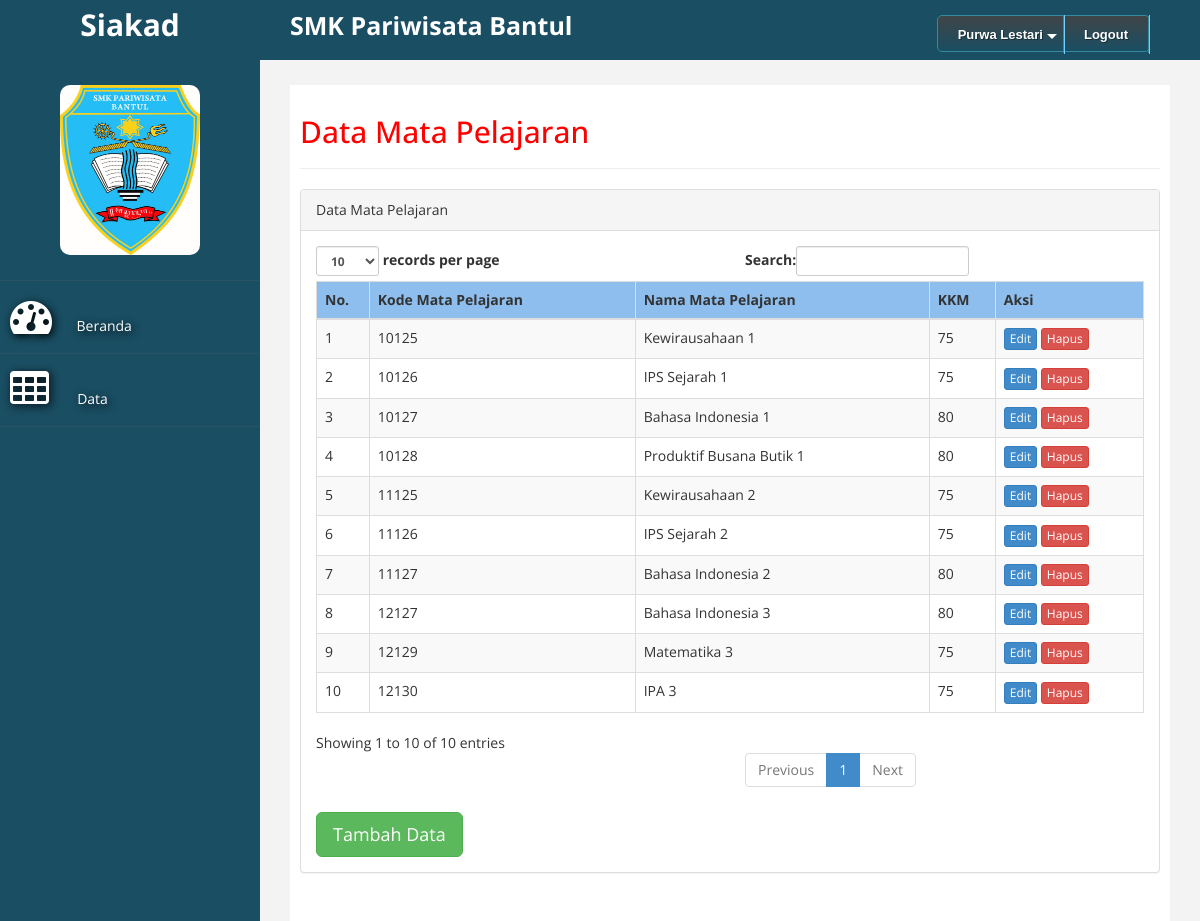
Screenshot of /index.php?act=data_mata_pelajaran (signed in) with the database file from the repository.
### tables this page shows
CREATE TABLE `guru` (
  `nip` int(5) NOT NULL,
  `nama` varchar(25) NOT NULL,
  `alamat` varchar(50) NOT NULL
);

CREATE TABLE `mata_pelajaran` (
  `kode_mp` int(9) NOT NULL,
  `nama_mp` varchar(25) NOT NULL,
  `KKM` int(2) NOT NULL
);

### data_mata_pelajaran.php (the view, shortened to what this page needs)
<?php
include "koneksi.php";
$no = 1;
$sql="select * from mata_pelajaran";
$hasil=mysqli_query($kon, $sql) ;
?>
<h2>Data Mata Pelajaran</h2>
<hr>
<div class="panel panel-default">
    <div class="panel-heading">
         Data Mata Pelajaran
    </div>
    <div class="panel-body">
        <div class="table-responsive">
            <table class="table table-striped table-bordered table-hover" id="dataTables-example">
                <thead>
                    <tr bgcolor="#8EBEED">
                        <th>No.</th>
                        <th>Kode Mata Pelajaran</th>
                        <th>Nama Mata Pelajaran</th>
                        <th>KKM</th>
                        <th width="150px">Aksi</th>
                    </tr>
                </thead>
                <tbody>
                    <?php
                    while($data = mysqli_fetch_assoc($hasil)){
                ?>
                    <tr class="odd gradeX">
                        <td><?php echo $no++; ?></td>
                        <td><?php echo $data['kode_mp']; ?></td>
                        <td><?php echo $data['nama_mp']; ?></td>
                        <td><?php echo $data['KKM']; ?></td>
                        <td>
                            <a href="?act=edit_mapel&kode_mp=<?php echo$data['kode_mp'];?>" class="btn btn-primary btn-xs">Edit</a>
                            <a href="hapus_mapel.php?kode_mp=<?php echo$data['kode_mp'];?>"
                               onClick="return confirm('Apakah anda yakin untuk menghapus data ini?');" class="btn btn-danger btn-xs">Hapus</a>
                        </td>
                    </tr>
                <?php
                    }
                ?>
                </tbody>
            </table>
			<a href="?act=tambah_mata_pelajaran" class="btn btn-success btn-lg">Tambah Data</a>
        </div>
    </div>
</div>

### menu_atas.php (shortened to what this page needs)
<div id='cssmenu'>
<ul>
  <?php
    if($_SESSION['level'] == '1'){
    include 'koneksi.php';
  $sql = mysqli_query($kon,"select nama from guru where nip = $_SESSION[username]");
  $sql2 = mysqli_fetch_assoc($sql);
?>
   <li class='has-sub '><a href='#'><span><?php echo $sql2['nama']; ?></span></a>
 <?php } ?>
   </li>
   <li><a href='logout.php'><span>Logout</span></a></li>
</ul>
</div>

### custom.css (style rules this page uses)
body { font-family: 'Open Sans', sans-serif; }
h2 { color: #f00; }

### menu_atas.php (style rules this page uses)
#cssmenu { height:37px; display:block; padding:0; margin:0; border:1px solid; border-radius:5px; }
#cssmenu > ul { list-style:inside none; padding:0; margin:0; }
#cssmenu > ul > li { list-style:inside none; padding:0; margin:0; float:left; display:block; position:relative; }
#cssmenu > ul > li > a { outline:none; display:block; position:relative; padding:12px 20px; font:bold 13px/100% Arial, Helvetica, sans-serif; text-align:center; text-decoration:none; text-shadow:1px 1px 0 rgba(0,0,0, 0.4); }
#cssmenu > ul > li:first-child > a { border-radius:5px 0 0 5px; }
#cssmenu > ul > li > a:after { content:''; position:absolute; border-right:1px solid; top:-1px; bottom:-1px; right:-2px; z-index:99; }
#cssmenu > ul > li.has-sub > a:before { content:''; position:absolute; top:18px; right:6px; border:5px solid transparent; border-top:5px solid #fff; }
#cssmenu, #cssmenu > ul > li > ul > li a:hover { background:#3f4547; background:-moz-linear-gradient(top, #3f4547 0%, #1a4e63 100%); background:-webkit-gradient(linear, left top, left bottom, color-stop(0%,#3f4547), color-stop(100%,#1a4e63)); background:-webkit-linear-gradient(top, #3f4547 0%,#1a4e63 100%); background:-o-linear-gradient(top, #3f4547 0%,#1a4e63 100%); background:-ms-linear-gradient(top, #3f4547 0%,#1a4e63 100%); background:linear-gradient(top, #3f4547 0%,#1a4e63 100%); filter:progid:DXImageTransform.Microsoft.gradient(startColorstr='#3f4547', endColorstr='#1a4e63',GradientType=0); }
#cssmenu { border-color:#3589a1; }
#cssmenu > ul > li > a { border-right:1px solid #3589a1; color:#fff; }
#cssmenu > ul > li > a:after { border-color:#6ed1ff; }

### rows the page displays
guru: nama "Purwa Lestari"
mata_pelajaran: kode_mp "10125", nama_mp "Kewirausahaan 1", KKM "75"
mata_pelajaran: kode_mp "10126", nama_mp "IPS Sejarah 1", KKM "75"
mata_pelajaran: kode_mp "10127", nama_mp "Bahasa Indonesia 1", KKM "80"
mata_pelajaran: kode_mp "10128", nama_mp "Produktif Busana Butik 1", KKM "80"
mata_pelajaran: kode_mp "11125", nama_mp "Kewirausahaan 2", KKM "75"
mata_pelajaran: kode_mp "11126", nama_mp "IPS Sejarah 2", KKM "75"
mata_pelajaran: kode_mp "11127", nama_mp "Bahasa Indonesia 2", KKM "80"
mata_pelajaran: kode_mp "12127", nama_mp "Bahasa Indonesia 3", KKM "80"
mata_pelajaran: kode_mp "12129", nama_mp "Matematika 3", KKM "75"
mata_pelajaran: kode_mp "12130", nama_mp "IPA 3", KKM "75"
